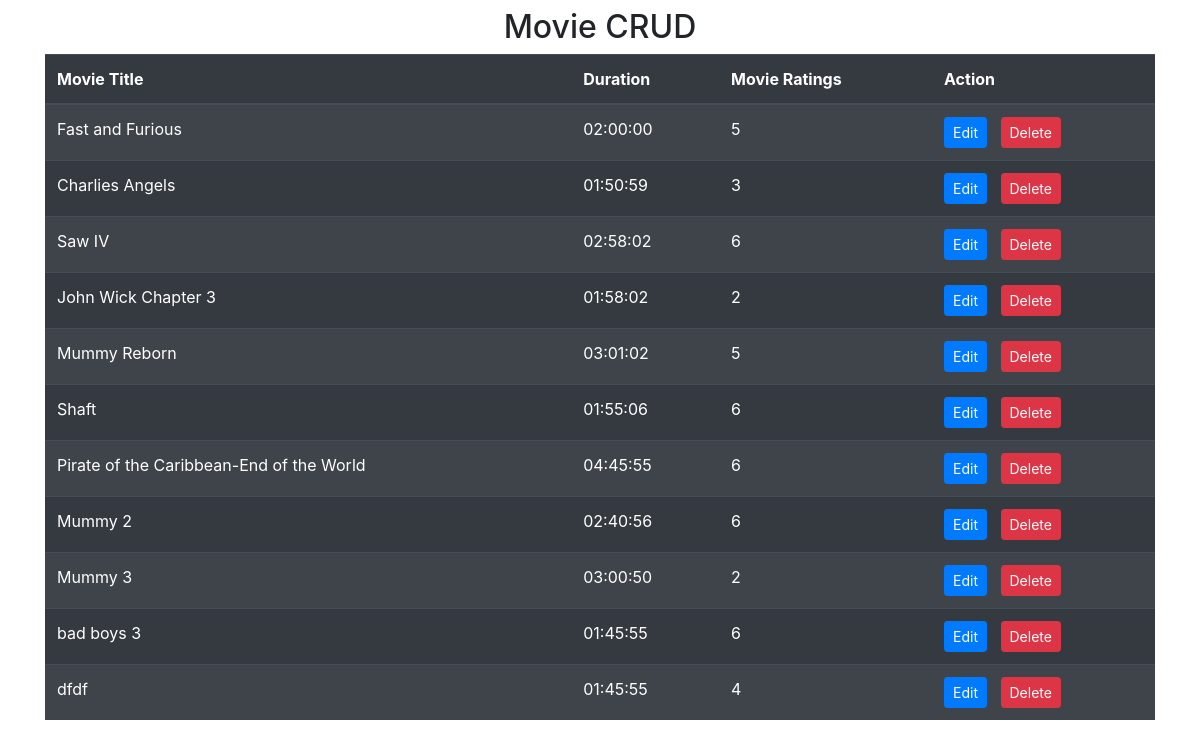
The app's page /CRUDPage.php with its own data.
### tables this page shows
CREATE TABLE `crud` (
  `id` int(11) NOT NULL,
  `title` varchar(100) NOT NULL,
  `duration` time NOT NULL,
  `rating` int(11) NOT NULL
);

### Classes/DB.php (called while the page is built, shortened)
<?php
class DB {
    private static $_instance = null;
    public static function getInstance() {
        if(!isset(self::$_instance)) {
            self::$_instance = new DB();
        }
        return self::$_instance;
    }
}

### Classes/Database.php (called while the page is built)
<?php
class Database {
   protected function connect() {
       try {
           $conn = new PDO("mysql:host=localhost;dbname=movies_database", 'root', '');
           $conn->setAttribute(PDO::ATTR_ERRMODE, PDO::ERRMODE_EXCEPTION);
           return $conn;
       } catch(PDOException $e) {
           echo "Connection failed: " . $e->getMessage();
       }
   }
}

### Classes/Movie.php (called while the page is built, shortened)
<?php
class Movie extends Database{
    public function select() {
        $sql =  "SELECT * FROM crud";
        $result = $this->connect()->query($sql);
        if($result->rowCount() > 0) {
            while ($row = $result->fetch()) {
                $data[] = $row;
            }
            return $data;
        }
    }
}

### CRUDPage.php (the view, shortened to what this page needs)
<?php
require_once 'Classes/Movie.php';
require_once 'Classes/Database.php';
?>
<!doctype html>
<html lang="en">
  <head>
    <link rel="stylesheet" href="https://stackpath.bootstrapcdn.com/bootstrap/4.4.1/css/bootstrap.min.css">
  </head>
  <body>
    <div class="container">
        <div class="row justify-content-center"><h2>Movie CRUD</h2></div>
        <table class="table table-dark table-striped">
            <thead>
            <tr>
                <th>Movie Title</th>
                <th>Duration</th>
                <th>Movie Ratings</th>
                <th>Action</th>
            </tr>
            </thead>
            <tbody>
                <?php
                   $movie = new Movie();
                   $rows = $movie->select();
                   foreach($rows as $row) {
                ?>
                    <tr>
                        <td><?php echo $row['title']; ?></td>
                        <td><?php echo $row['duration']; ?></td>
                        <td><?php echo $row['rating']; ?></td>
                        <td><a class="btn btn-sm btn-primary" href="edit.php?id=<?php echo $row['id']; ?>">Edit</a> &nbsp;
                            <a class="btn btn-sm btn-danger" href="CRUDPage.php?del=<?php echo $row['id']; ?>">Delete</a></td>
                    </tr>
                <?php
                   }
                ?>
            </tbody>
        </table>
    </div>
  </body>
</html>

### records on screen
crud: title "Fast and Furious", duration "02:00:00", rating "5"
crud: title "Charlies Angels", duration "01:50:59", rating "3"
crud: title "Saw IV", duration "02:58:02", rating "6"
crud: title "John Wick Chapter 3", duration "01:58:02", rating "2"
crud: title "Mummy Reborn", duration "03:01:02", rating "5"
crud: title "Shaft", duration "01:55:06", rating "6"
crud: title "Pirate of the Caribbean-End of the World", duration "04:45:55", rating "6"
crud: title "Mummy 2", duration "02:40:56", rating "6"
crud: title "Mummy 3", duration "03:00:50", rating "2"
crud: title "bad boys 3", duration "01:45:55", rating "6"
crud: title "dfdf", duration "01:45:55", rating "4"
